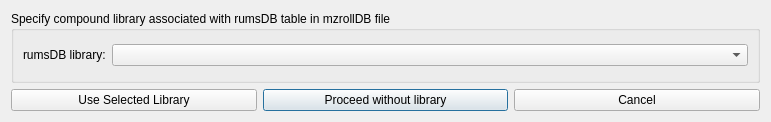
<?xml version="1.0" encoding="UTF-8"?>
<ui version="4.0">
 <class>setrumsDBDialog</class>
 <widget class="QDialog" name="setrumsDBDialog">
  <property name="geometry">
   <rect>
    <x>0</x>
    <y>0</y>
    <width>771</width>
    <height>122</height>
   </rect>
  </property>
  <property name="windowTitle">
   <string>Cluster PeakGroups</string>
  </property>
  <layout class="QGridLayout" name="gridLayout">
   <item row="1" column="1">
    <widget class="QPushButton" name="btnNoLibrary">
     <property name="text">
      <string>Proceed without library</string>
     </property>
    </widget>
   </item>
   <item row="1" column="0">
    <widget class="QPushButton" name="btnUseSelected">
     <property name="text">
      <string>Use Selected Library</string>
     </property>
    </widget>
   </item>
   <item row="1" column="2">
    <widget class="QPushButton" name="btnCancel">
     <property name="text">
      <string>Cancel</string>
     </property>
    </widget>
   </item>
   <item row="0" column="0" colspan="3">
    <widget class="QGroupBox" name="grp_box">
     <property name="title">
      <string>Specify compound library associated with rumsDB table in mzrollDB file</string>
     </property>
     <layout class="QGridLayout" name="gridLayout_6">
      <item row="3" column="1">
       <widget class="QComboBox" name="comboBox_2">
        <property name="sizePolicy">
         <sizepolicy hsizetype="MinimumExpanding" vsizetype="Fixed">
          <horstretch>0</horstretch>
          <verstretch>0</verstretch>
         </sizepolicy>
        </property>
       </widget>
      </item>
      <item row="3" column="0">
       <widget class="QLabel" name="label">
        <property name="text">
         <string>rumsDB library:</string>
        </property>
       </widget>
      </item>
     </layout>
    </widget>
   </item>
  </layout>
 </widget>
 <resources/>
 <connections/>
</ui>
